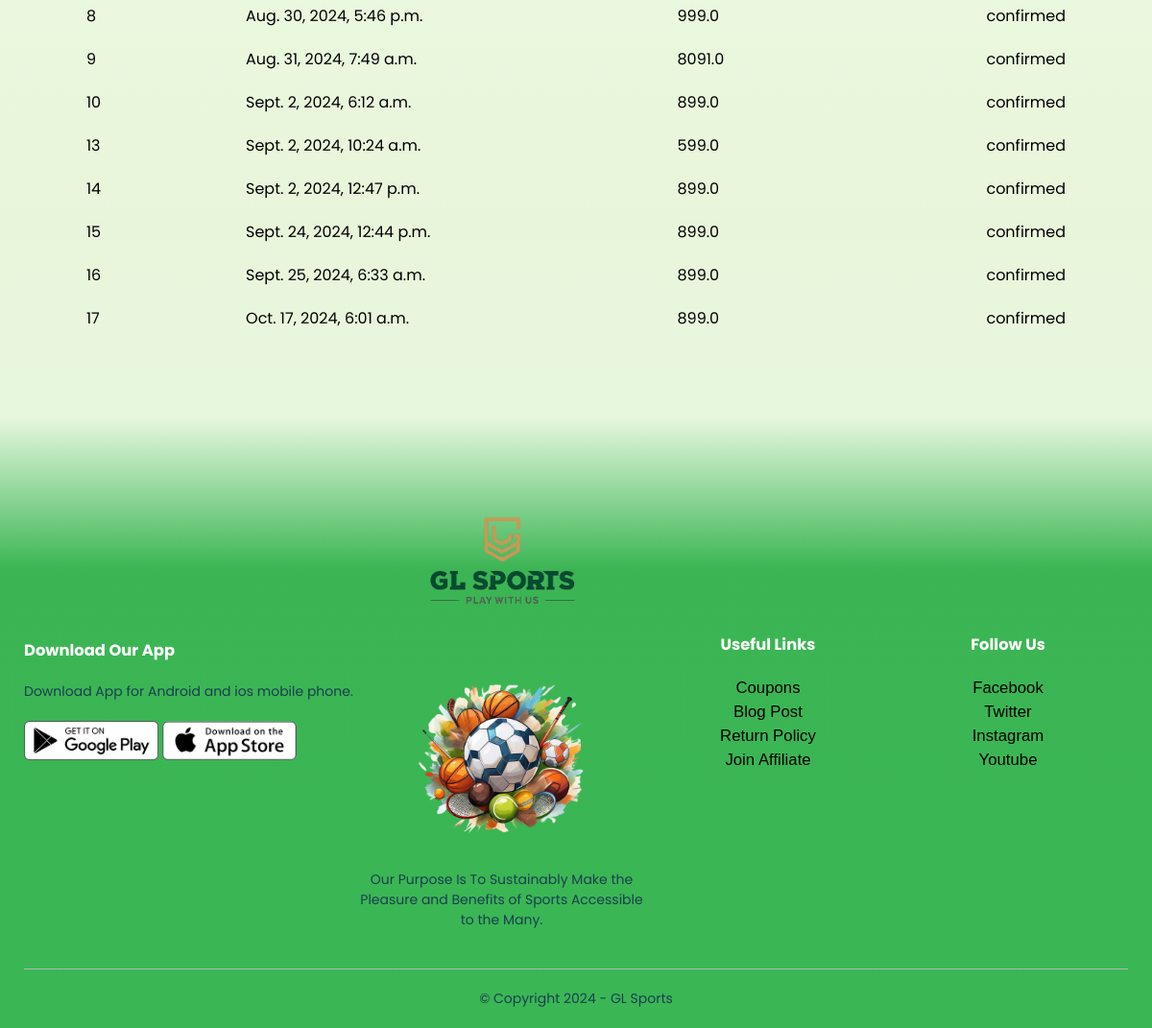
The app's page /orders/orders (signed in, lower part), older data.
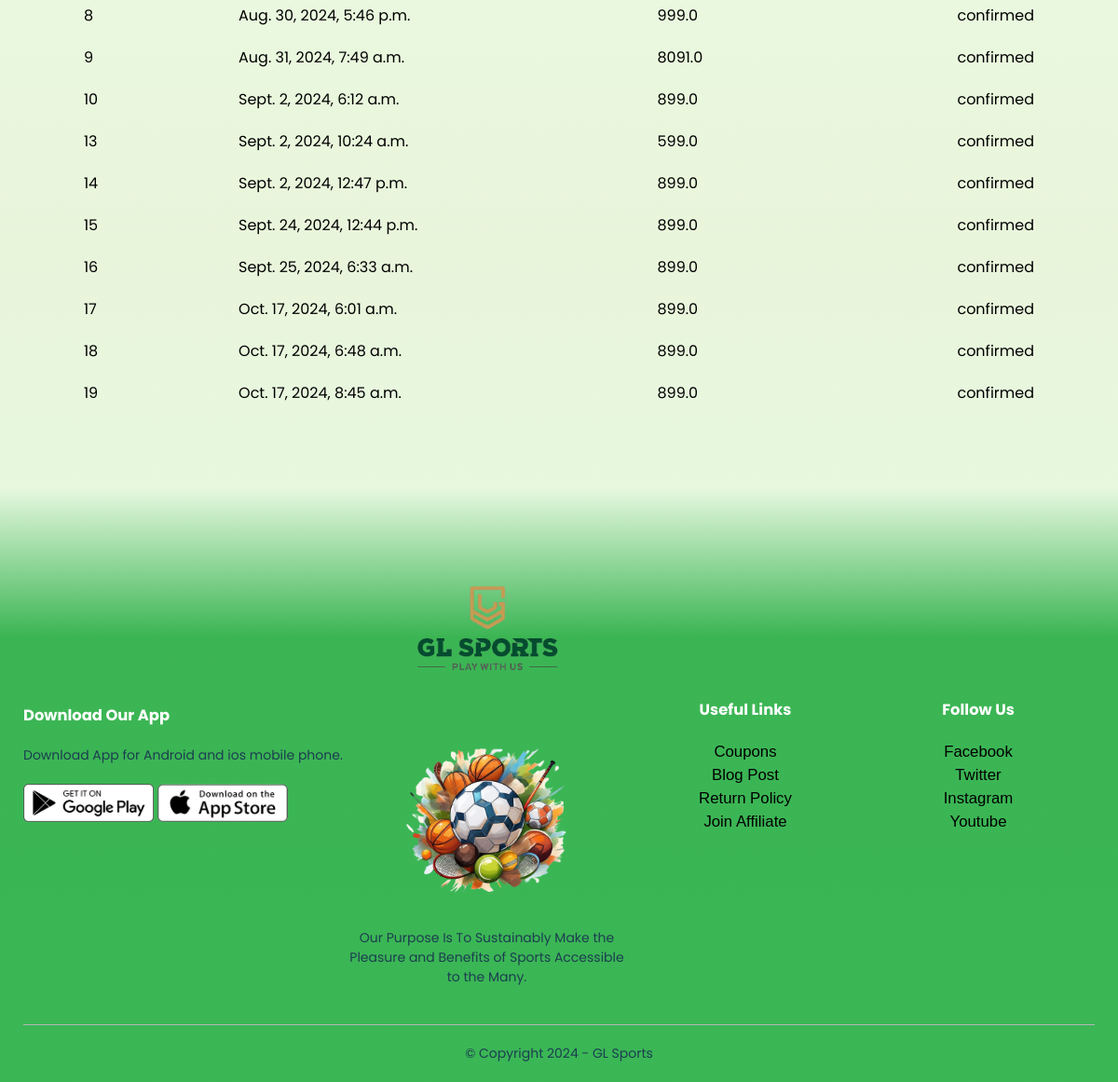
The same page, newer data.
### orders/models.py (models this page shows, shortened)
class Order(models.Model):
    LIVE=1
    DELETE=0
    DELETE_CHOICES=((LIVE,'Live'),(DELETE,'Delete'))
    CART_STAGE=0
    ORDER_CONFIRMED=1
    ORDER_PROCESSED=2
    ORDER_DELIVERED=3
    ORDER_REJECTED=4
    STATUS_CHOICE=((ORDER_PROCESSED,"ORDER_PROCESSED"),
                   (ORDER_DELIVERED,"ORDER_DELIVERED"),
                   (ORDER_REJECTED,"ORDER_REJECTED"),
                   (ORDER_CONFIRMED,"ORDER_CONFIRMED")
                   )
    order_status=models.IntegerField(choices=STATUS_CHOICE,default=CART_STAGE)
    total_price=models.FloatField(default=0)
    owner=models.ForeignKey(Customer,on_delete=models.SET_NULL,null=True, related_name='orders')
    delete_status=models.IntegerField(choices=DELETE_CHOICES,default=LIVE)
    created_at=models.DateTimeField(auto_now_add=True)
    updated_at=models.DateTimeField(auto_now=True)

### orders/views.py (the view)
# urls.py: path('orders',views.show_orders,name='orders'),
@login_required(login_url='account')
def show_orders(request):
    user=request.user
    customer=user.customer_profile
    all_orders=Order.objects.filter(owner=customer).exclude(order_status=Order.CART_STAGE)
    context={'orders':all_orders}
    return render(request,'orders.html',context)

### orders/templatetags/getstatus.py (called while the page is built)
@register.simple_tag(name='getstatus')
def getstatus(status):
    status=status-1
    status_array=['confirmed','processed','delivered','rejected']
    return  status_array[status]

### templates/orders.html
{% extends 'blank_layout.html' %}
{% block content %}
    {% if messages %}
        {% for message in messages %}
            <li class="{{ message.tags }}">{{ message }}</li>
        {% endfor %}
    {% else %}
        {% include 'order_container.html' %}
    {% endif %}
{% endblock content %}

### templates/order_container.html (shortened to what this page needs)
{% load static %}
{% load getstatus %}
<div class="small-container cart-page">
    {% if orders %}
    <table>
        <tbody>
        {% for order in orders %}
        <tr>
           <td>{{ order.id }}</td>
           <td>{{ order.created_at }}</td>
           <td>{{ order.total_price }}</td>
           <td>{% getstatus order.order_status %}</td>
        </tr>
        {% endfor %}
    </tbody></table>
    {% else %}
    <p>No orders</p>
    {% endif %}
</div>

Row changes from the older to the newer data that the page shows:
now on this page (row edited): Order: id "18", created_at "Oct. 17, 2024, 6:48 a.m.", total_price "899.0", order_status "confirmed"
added Order: id "19", created_at "Oct. 17, 2024, 8:45 a.m.", total_price "899.0", order_status "confirmed"
